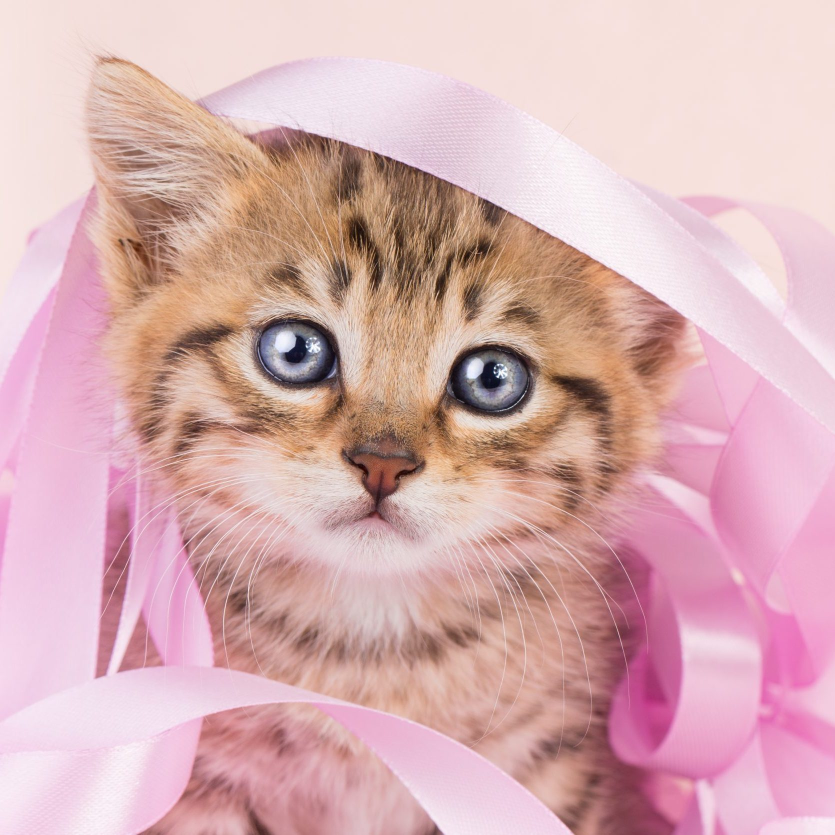
#> input picture OpenCV - Python/Images/Cat.jpg, 1670 x 1670 px, found by its file name (shown at 1/2 size)
$ python '11. ThresholdingAndBinarizingImages.py'   (older library calls are emulated)
#> lines starting #> are read from the running program, lines starting #| are printed output that depends on the picture; after the words box and inside, x2 and y2 are one past the last pixel; in counts of white or black regions, pixels touching at a corner belong together
''' https://docs.opencv.org/4.x/d7/d4d/tutorial_py_thresholding.html
    For every pixel, the same threshold value is applied. If the pixel value is smaller than the threshold,
    it is set to 0/black, otherwise it is set to a maximum value (255/white).
    -----------------------------------------------------------
    The function cv.threshold is used to apply the thresholding.
    - The first argument is the source image, which should be a grayscale image.
    - The second argument is the threshold value which is used to classify the pixel values.
    - The third argument is the maximum value which is assigned to pixel values exceeding the threshold.
    * Different types of thresholding
        - cv.THRESH_BINARY
        - cv.THRESH_BINARY_INV
        - cv.THRESH_TRUNC
        - cv.THRESH_TOZERO
        - cv.THRESH_TOZERO_INV
    These methods return two outputs:
        1. The threshold that was used
        2. The thresholded image
  ----------------------------------
    In the previous section, we used one global value as a threshold. But this might not be good in all cases.
    If an image has different lighting conditions in different areas, an adaptive thresholding can help.
    Here, the algorithm determines the threshold for a pixel based on a small region around it.
    So we get different thresholds for different regions of the same image which gives better results for images with varying illumination.
    The adaptiveMethod decides how the threshold value is calculated
    The method cv.adaptiveThreshold takes three input parameters:
        - The first argument is the source image
        - The blockSize determines the size of the neighbourhood area
        - C is a constant that is subtracted from the mean or weighted sum of the neighbourhood pixels.
    cv.ADAPTIVE_THRESH_MEAN_C: The threshold value is the mean of the neighbourhood area minus the constant C.
    cv.ADAPTIVE_THRESH_GAUSSIAN_C: The threshold value is a gaussian-weighted sum of the neighbourhood values minus the constant C.

    '''
import cv2 as cv
import matplotlib.pyplot as plt
import numpy as np

path = r"D:\GitHub\OpenCV\OpenCV - Python\Images\Cat.jpg"
img = cv.imread(path)
#> img is the input picture: shape (1670, 1670, 3); mean B, G, R 178.9, 175.7, 216.3
img = cv.resize(img, (img.shape[1]//2, img.shape[0]//2))
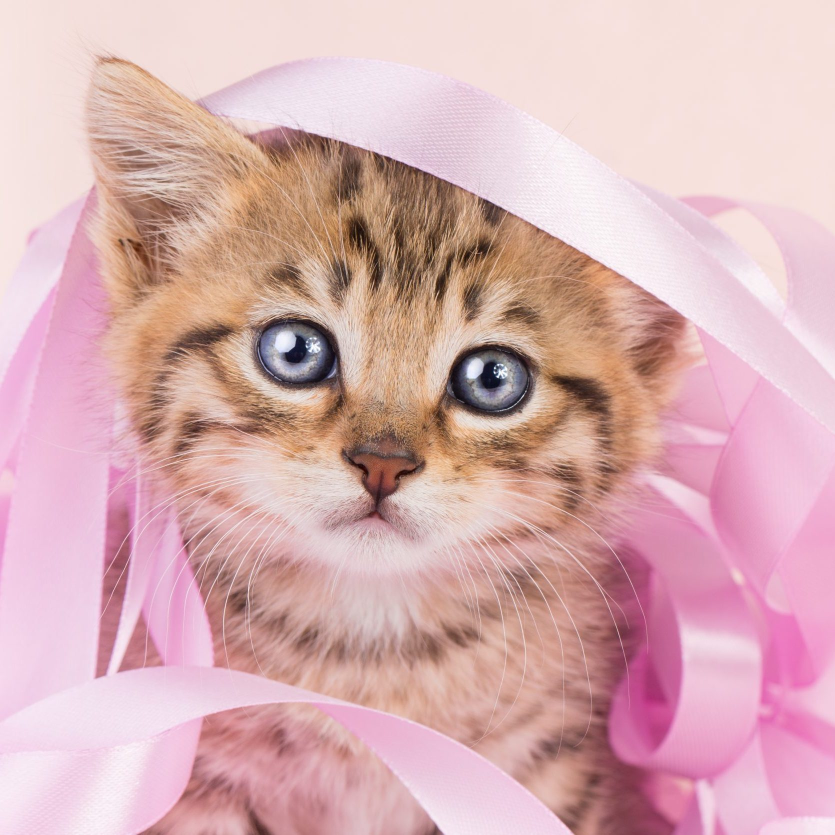
#> img: shape (835, 835, 3); mean B, G, R 179, 175.9, 216.4
cv.imshow('img', img)

''' ______________________________________________________________________ '''
# 1. Conver a BGR imag to a grayscale image
# 2. Apply cv.THRESH_BINARY
# 3. Save the image
img_gray = cv.cvtColor(img, cv.COLOR_BGR2GRAY)
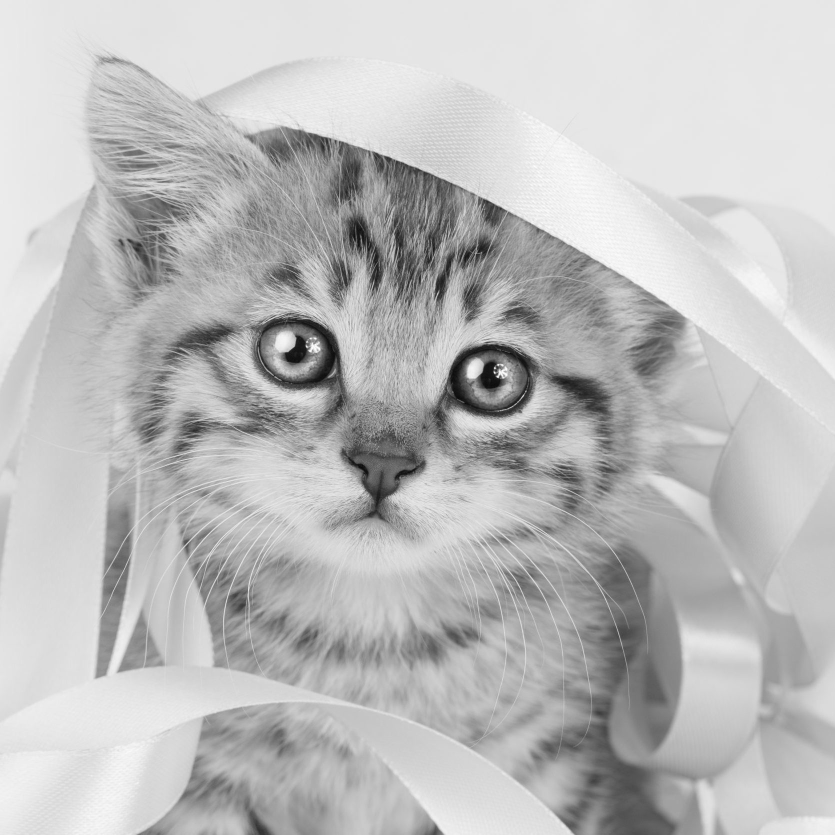
#> img_gray: shape (835, 835); min 11, max 253, mean 188.4
cv.imshow('img_gray', img_gray)
threshold, threshold_Binary_img = cv.threshold(img_gray, 150, 255, cv.THRESH_BINARY)
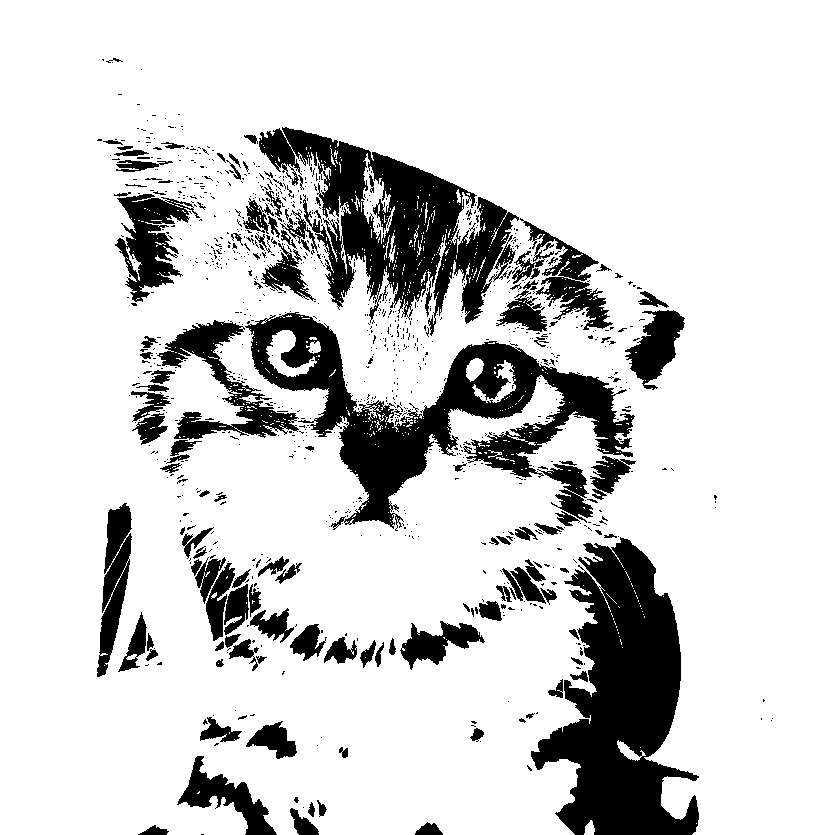
#> threshold_Binary_img: shape (835, 835); 82.7% white; 1036 black regions (899 under 20 px), largest, box (x1, y1, x2, y2) and area: (531, 537, 699, 835) 27386, (245, 312, 635, 531) 24426, (259, 127, 519, 336) 21008
cv.imshow('threshold_Binary_img', threshold_Binary_img)
cv.imwrite(r"D:\GitHub\OpenCV\OpenCV - Python\Images\threshold_Binary_img.jpg", threshold_Binary_img)

''' ______________________________________________________________________ '''
# Apply cv.THRESH_BINARY_INV
threshold, threshold_Binary_INV_img = cv.threshold(img_gray, 150, 255, cv.THRESH_BINARY_INV)
cv.imshow('threshold_Binary_INV_img', threshold_Binary_INV_img)
cv.imwrite(r"D:\GitHub\OpenCV\OpenCV - Python\Images\threshold_Binary_INV_img.jpg", threshold_Binary_INV_img)

''' ______________________________________________________________________ '''
# Apply cv.ADAPTIVE_THRESH_MEAN_C
# threshold_adaptive_mean_img = cv.adaptiveThreshold(img_gray, 255, cv.ADAPTIVE_THRESH_MEAN_C,
#             cv.THRESH_BINARY, 11, 3)
threshold_adaptive_mean_img = cv.adaptiveThreshold(img_gray, 255, cv.ADAPTIVE_THRESH_MEAN_C,
            cv.THRESH_BINARY_INV, 13, 5)
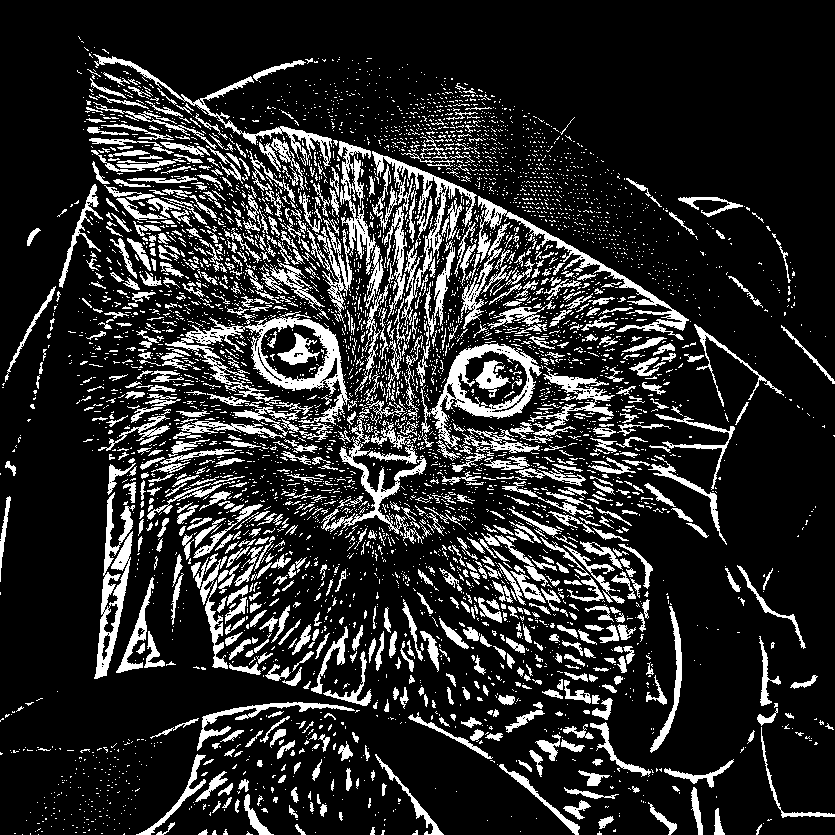
#> threshold_adaptive_mean_img: shape (835, 835); 16.9% white; 5258 white regions (4439 under 20 px), largest, box (x1, y1, x2, y2) and area: (165, 311, 350, 425) 4349, (420, 343, 542, 450) 3078, (477, 196, 689, 340) 2630
cv.imshow('threshold_adaptive_mean_img', threshold_adaptive_mean_img)
cv.imwrite(r"D:\GitHub\OpenCV\OpenCV - Python\Images\threshold_adaptive_mean_img.jpg", threshold_adaptive_mean_img)

''' ______________________________________________________________________ '''
# Apply  cv.ADAPTIVE_THRESH_GAUSSIAN_C
# threshold_adaptive_gauss_img = cv.adaptiveThreshold(img_gray, 255,  cv.ADAPTIVE_THRESH_GAUSSIAN_C,
#             cv.THRESH_BINARY, 11, 3)
threshold_adaptive_gauss_img = cv.adaptiveThreshold(img_gray, 255,  cv.ADAPTIVE_THRESH_GAUSSIAN_C,
            cv.THRESH_BINARY_INV, 13, 5)
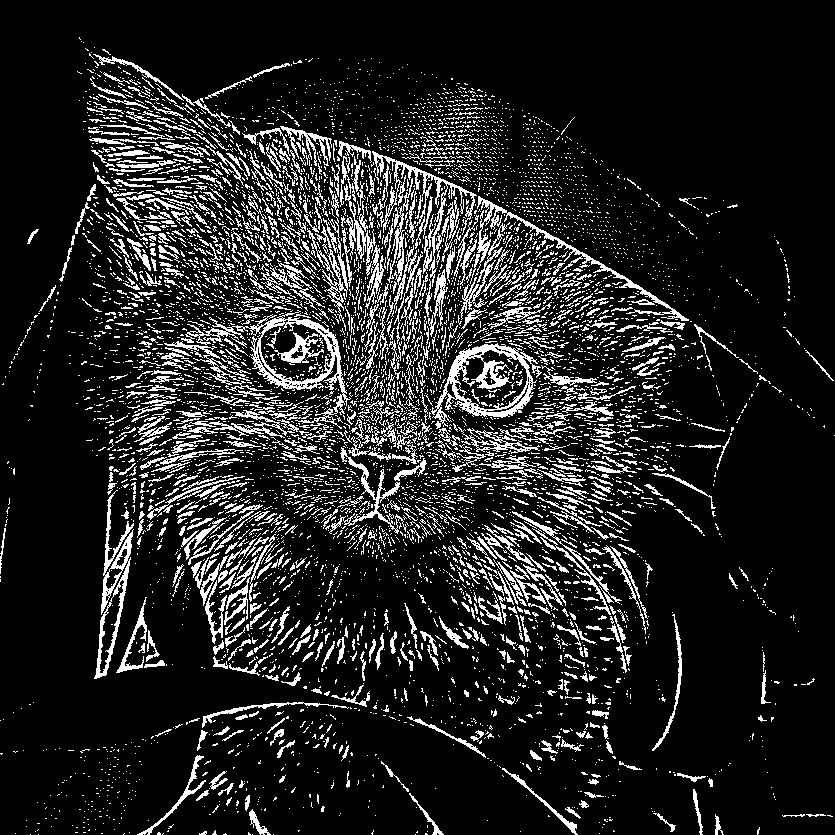
#> threshold_adaptive_gauss_img: shape (835, 835); 13.5% white in thin lines or dots
cv.imshow('threshold_adaptive_gauss_img', threshold_adaptive_gauss_img)
cv.imwrite(r"D:\GitHub\OpenCV\OpenCV - Python\Images\threshold_adaptive_gauss_img.jpg", threshold_adaptive_gauss_img)
cv.waitKey(0)

$ run again, with OpenCV - Python/Images/elephent.jpg copied over OpenCV - Python/Images/Cat.jpg
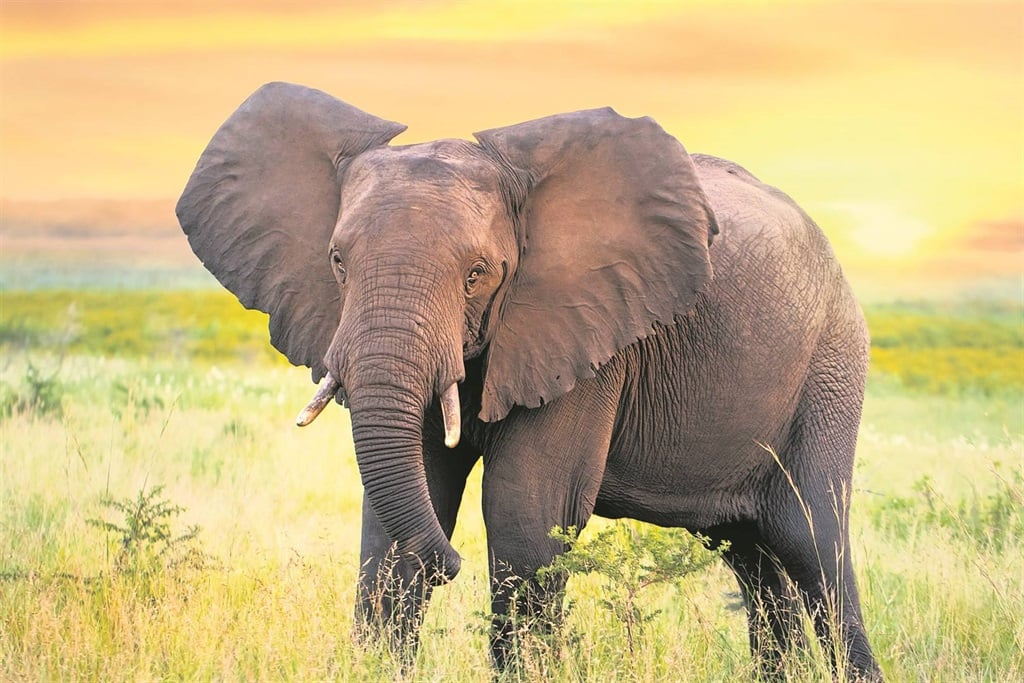
#> input picture OpenCV - Python/Images/elephent.jpg, 1024 x 683 px, found by its file name
#> img is the input picture: shape (683, 1024, 3); mean B, G, R 129.6, 177.8, 197.4
#> img: shape (341, 512, 3)
#> `threshold, threshold_Binary_img = cv.threshold(img_gray, 150, 255, cv...`:
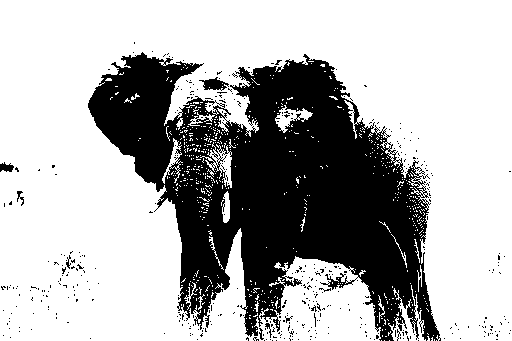
#> threshold_Binary_img: shape (341, 512); 69% white; 413 black regions (405 under 20 px), largest, box (x1, y1, x2, y2) and area: (88, 52, 441, 341) 52569, (199, 77, 229, 91) 219, (0, 162, 14, 172) 93
#> threshold_adaptive_mean_img: shape (341, 512); 24.4% white; 2004 white regions (1765 under 20 px), largest, box (x1, y1, x2, y2) and area: (148, 89, 419, 341) 10979, (88, 41, 204, 192) 3064, (316, 77, 417, 232) 2625
#> `threshold_adaptive_gauss_img = cv.adaptiveThreshold(img_gray, 255,  cv..`:
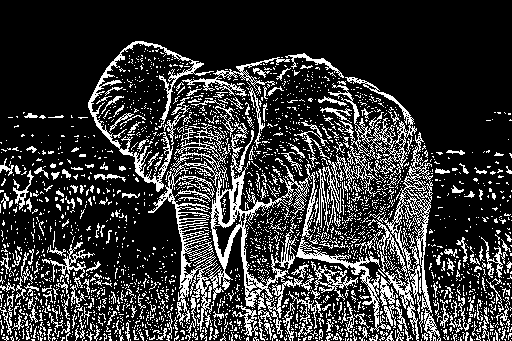
#> threshold_adaptive_gauss_img: shape (341, 512); 21.3% white in thin lines or dots, all inside (x1, y1, x2, y2) = (0, 41, 512, 341)
